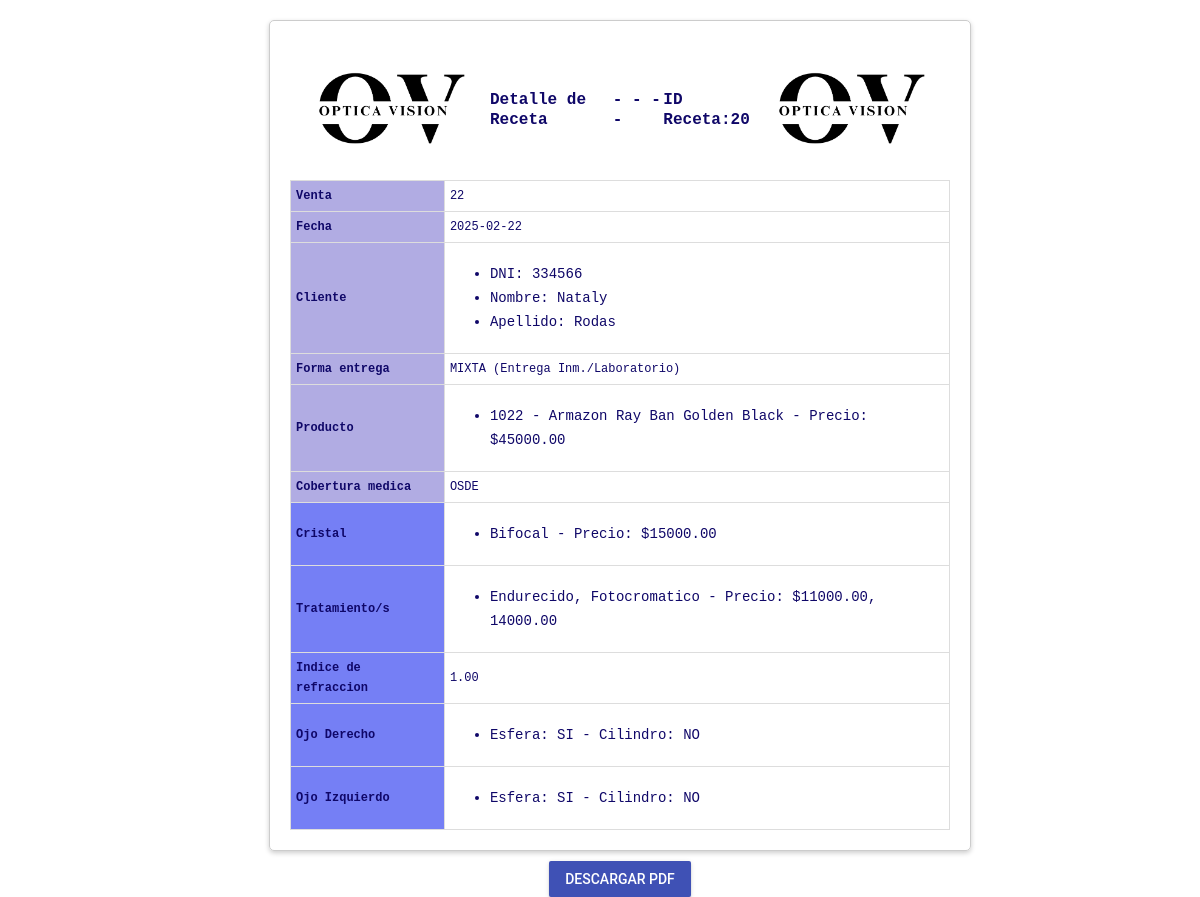
/SFI-V2-master/Reportes/receta_reporte.php?id_receta=20 (signed in), run on the app's committed database.
### tables this page shows
CREATE TABLE `receta` (
  `id_receta` int(11) NOT NULL,
  `fecha` date NOT NULL,
  `ojo_der_esf` varchar(2) NOT NULL,
  `ojo_der_cil` varchar(2) NOT NULL,
  `ojo_izq_esf` varchar(2) NOT NULL,
  `ojo_izq_cil` varchar(2) NOT NULL,
  `archivo_receta` varchar(300) NOT NULL,
  `indice_refraccion` decimal(10,2) NOT NULL,
  `id_cristal` int(11) NOT NULL
);

CREATE TABLE `venta` (
  `ID_VENTA` int(11) NOT NULL,
  `DNI_CLI` int(11) NOT NULL,
  `FECHA` datetime NOT NULL,
  `ID_ENT` int(11) NOT NULL,
  `ID_PAGO` int(11) NOT NULL,
  `id_promo` int(11) NOT NULL,
  `DNI_U` int(11) NOT NULL,
  `id_cob` int(11) NOT NULL,
  `total` decimal(10,2) NOT NULL
);

CREATE TABLE `cliente` (
  `DNI_CLI` int(11) NOT NULL,
  `ID_PROV` int(11) NOT NULL,
  `NOMBRE` varchar(30) NOT NULL,
  `APELLIDO` varchar(30) NOT NULL,
  `CONTACTO` int(11) NOT NULL,
  `DOMICILIO` varchar(40) NOT NULL,
  `CIUDAD` varchar(40) NOT NULL,
  `Disponibilidad` int(11) NOT NULL,
  `Email` varchar(50) NOT NULL
);

CREATE TABLE `tipoentrega` (
  `ID_ENT` int(11) NOT NULL,
  `ENTREGA` varchar(50) NOT NULL
);

CREATE TABLE `producto` (
  `ID_PROD` int(11) NOT NULL,
  `ID_PROVEEDOR` int(11) NOT NULL,
  `ID_MARCA` int(11) NOT NULL,
  `PRODUCTO` varchar(40) NOT NULL,
  `PRECIO_VENTA` decimal(10,2) NOT NULL,
  `PRECIO_COMPRA` decimal(10,2) NOT NULL,
  `IMAGEN` varchar(300) NOT NULL,
  `id_tipoprod` int(11) NOT NULL,
  `MODELO` varchar(50) NOT NULL,
  `MATERIAL` varchar(50) NOT NULL,
  `DESCRIPCION` varchar(100) NOT NULL,
  `Disponibilidad` int(11) NOT NULL
);

CREATE TABLE `cobertura` (
  `id_cob` int(11) NOT NULL,
  `cobertura` varchar(50) NOT NULL
);

CREATE TABLE `cristales` (
  `id_cristal` int(11) NOT NULL,
  `tipo_cristal` varchar(10) NOT NULL,
  `precio` decimal(10,2) NOT NULL
);

### SFI-V2-master/Reportes/receta_reporte.php (the view, shortened to what this page needs)
<?php
$MiConexion = ConexionBD();
if (isset($_GET['id_receta']) && is_numeric($_GET['id_receta'])) {
    $idReceta = intval($_GET['id_receta']);
    $sqlRecetaDatos = "SELECT
        r.id_receta,
        r.fecha,
        v.ID_VENTA,
        cli.DNI_CLI,
        cli.nombre,
        cli.apellido,
        en.entrega,
        p.id_prod,
        p.producto,
        p.precio_venta as precioprod,
        cob.cobertura,
        c.tipo_cristal,
        r.ojo_der_esf,
        r.ojo_der_cil,
        r.ojo_izq_esf,
        r.ojo_izq_cil,
        r.indice_refraccion,
        c.precio AS cristalprecio,
        GROUP_CONCAT(DISTINCT t.tipo_trat SEPARATOR ', ') AS tratamientos,
        GROUP_CONCAT(DISTINCT t.precio SEPARATOR ', ') AS tratprecio
    FROM venta_receta rv
INNER JOIN venta v ON v.id_venta = rv.id_venta
INNER JOIN detalleventa dv ON v.id_venta = dv.id_venta
INNER JOIN cliente cli ON cli.DNI_CLI = v.DNI_CLI
INNER JOIN tipoentrega en ON en.id_ent = v.id_ent
INNER JOIN cobertura cob ON cob.id_cob = v.id_cob
LEFT JOIN producto p ON rv.id_prod = p.id_prod
    LEFT JOIN Receta r ON rv.id_receta = r.id_receta
    LEFT JOIN Cristales c ON r.id_cristal = c.id_cristal
    LEFT JOIN receta_tratamientos rt ON r.id_receta = rt.id_receta
    LEFT JOIN tratamientos t ON rt.id_trat = t.id_trat
    WHERE rv.id_receta = ?
    GROUP BY r.id_receta, c.id_cristal;";
    $stmtRecetaDatos = $MiConexion->prepare($sqlRecetaDatos);
    $stmtRecetaDatos->bind_param("i", $idReceta);
    $stmtRecetaDatos->execute();
    $resultadoRecetaDatos = $stmtRecetaDatos->get_result();
    if ($resultadoRecetaDatos->num_rows > 0) {
        $Receta = $resultadoRecetaDatos->fetch_assoc();
    } else {
        echo "No se encontró la venta con el ID especificado.";
        exit;
    }
}
$idreceta = $Receta['id_receta'];
$idventa = $Receta['ID_VENTA'];
$dnicliente = $Receta['DNI_CLI'];
$nombre = $Receta['nombre'];
$apellido = $Receta['apellido'];
$entrega = $Receta['entrega'];
$idProducto = $Receta['id_prod'];
$producto = $Receta['producto'];
$precioventa = $Receta['precioprod'];
$cobertura = $Receta['cobertura'];
$t_cristal = $Receta['tipo_cristal'];
$crisprecio = $Receta['cristalprecio'];
$trat = $Receta['tratamientos'];
$tratprecio = $Receta['tratprecio'];
$fecha = $Receta['fecha'];
$ojoderesf = $Receta['ojo_der_esf'];
$ojodercil = $Receta['ojo_der_cil'];
$ojoizqesf = $Receta['ojo_izq_esf'];
$ojoizqcil = $Receta['ojo_izq_cil'];
$indice = $Receta['indice_refraccion'];
?>
<!DOCTYPE html>
<html lang="es">
<head>
     <link rel="stylesheet" href="../css/normalize.css">
    <link rel="stylesheet" href="../css/material.min.css">
    <link rel="stylesheet" href="../css/material-design-iconic-font.min.css">
    <link rel="stylesheet" href="../css/main.css">
</head>
<body>
<div class="reporte">
<div class="comprobante">
            <img src="http://<?php echo $_SERVER['HTTP_HOST']; ?>/clases/VISION%20CLARA/SFI-V2-master/assets/img/home.png" class="img">
            <b>Detalle de Receta</b>
            <b> - - - - </b>
            <b>ID Receta:<?php echo $idreceta; ?></b>
            <img src="http://<?php echo $_SERVER['HTTP_HOST']; ?>/clases/VISION%20CLARA/SFI-V2-master/assets/img/home.png" class="img">
        </div>
    <div>
        <table>
            <tr>
                <th>Venta</th>
                <td><?php echo $idventa; ?></td>
            </tr>
            <tr>
                <th>Fecha</th>
                <td><?php echo $fecha; ?></td>
            </tr>
            <tr>
                <th>Cliente</th>
           <td> <ul>
                <li>DNI: <?php echo $dnicliente; ?></li>
                <li>Nombre: <?php echo $nombre; ?></li>
                <li>Apellido: <?php echo $apellido; ?></li>
            </ul></td>
            </tr>
             <tr>
                <th>Forma entrega</th>
                <td><?php echo $entrega; ?></td>
            </tr>
            <tr>
                <th>Producto</th>
    <td>
        <ul>
                <li><?php echo $idProducto. " - " .$producto. " - Precio: $" .$precioventa; ?></li>
        </ul>
    </td>
            </tr>
             <tr>
                <th>Cobertura medica</th>
                <td><?php echo $cobertura; ?></td>
            </tr>
            <tr>
                <th class="tit-receta">Cristal</th>
            <td> <ul>
                <li><?php echo $t_cristal. " - Precio: $" . $crisprecio; ?></li>
            </td> </ul>
            </tr>
            <tr>
                <th class="tit-receta">Tratamiento/s</th>
            <td> <ul>
                <li><?php echo $trat . " - Precio: $" . $tratprecio; ?></li>
            </td> </ul>
            </tr>
             <tr>
                <th class="tit-receta">Indice de refraccion</th>
                <td><?php echo $indice; ?></td>
            </tr>
        <tr>
                <th class="tit-receta">Ojo Derecho</th>
           <td> <ul>
                <li>Esfera: <?php echo $ojoderesf. " - Cilindro: " .$ojodercil; ?></li>
            </ul></td>
            </tr>
             <tr>
                <th class="tit-receta">Ojo Izquierdo</th>
           <td> <ul>
                <li>Esfera: <?php echo $ojoizqesf. " - Cilindro: " .$ojoizqcil; ?></li>
            </ul></td>
            </tr>
        </table>
    </div>
</div>
        <div class="footer">
    <a href="pdf_receta.php?id_receta=<?php echo $idReceta; ?>" class="mdl-button mdl-js-button mdl-button--raised mdl-button--colored">
    DESCARGAR PDF</a>
        </div>
</body>
</html>

### SFI-V2-master/css/main.css (style rules this page uses)
:root { --color-text: #3F51B5; --primary-color: #2B2B2C; --acent-color: #DB763B; }
html, body { width: 100%; height: 100%; margin: 0; padding: 0; font-size: 16px; font-family: "RobotoRegular"; position: relative; background-color: blueviolet; }

### SFI-V2-master/Reportes/receta_reporte.php (style rules this page uses)
html { background-color: white; font-size: 12px; }
body { font-family: monospace; margin: 20px; color: #0F0768; background-color: white; }
.reporte { width: 55%; border: 1px solid #ccc; padding: 20px; border-radius: 5px; margin: auto; box-shadow: 0 2px 5px rgba(0, 0, 0, 0.2); }
table { width: 100%; border-collapse: collapse; }
th, td { border: 1px solid #ddd; padding: 5px; text-align: left; font-size: 12px; }
th { background-color: #B1ACE3; font-size: 12px; }
.footer { text-align: center; margin-top: 10px; font-size: 0.9em; color: #555; height: 5px; }
.comprobante { display: flex; justify-content: center; align-items: center; }
.img { width: 150px; padding: 25px; }
.tit-receta { background-color: #757ff5; }

### data on the page
receta: id_receta "20", venta.ID_VENTA "22", fecha "2025-02-22", cliente.DNI_CLI "334566", cliente.NOMBRE "Nataly", cliente.APELLIDO "Rodas", tipoentrega.ENTREGA "MIXTA (Entrega Inm./Laboratorio)", producto.ID_PROD "1022", producto.PRODUCTO "Armazon Ray Ban Golden Black", producto.PRECIO_VENTA "45000.00", cobertura.cobertura "OSDE", id_cristal.tipo_cristal "Bifocal", id_cristal.precio "15000.00", indice_refraccion "1.00", ojo_der_esf "SI", ojo_der_cil "NO", ojo_izq_esf "SI", ojo_izq_cil "NO"

### other printed values
$trat "Endurecido, Fotocromatico"
$tratprecio "11000.00, 14000.00"
